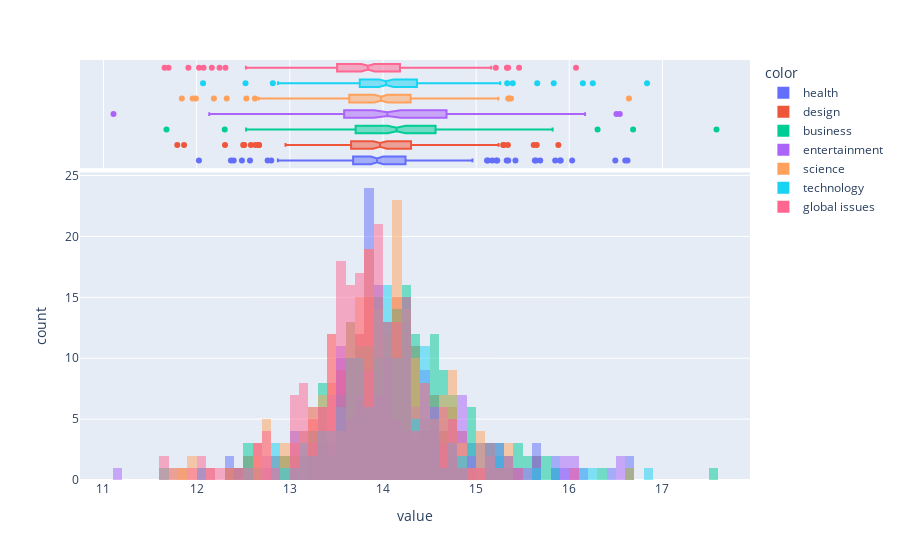

The cell this chart's notebook holds for it:
### Code cell
# Views per topic
# The median values seems not to differ much between topics
# But we should run the experiments per topic either-way

topic_df = df.dropna()
px.histogram(np.log(topic_df['views']), color=topic_df['dominant_group'], barmode="overlay", marginal="box").show()
print("Median views:")
print(topic_df.groupby("dominant_group")["views"].median())
print("Total views:")
print(topic_df.groupby("dominant_group")["views"].sum())

### Figure 1 — Plotly figure (JSON) as saved in the notebook; plotly's stock layout.template omitted (floating-point values rounded to 4 significant figures; data arrays with more than 128 entries replaced by an {"elided": "..."} marker saying what was removed)
{"data": [{"alignmentgroup": "True", "bingroup": "x", "hovertemplate": "color=health<br>value=%{x}<br>count=%{y}<extra></extra>", "legendgroup": "health", "marker": {"color": "#636efa", "opacity": 0.5, "pattern": {"shape": ""}}, "name": "health", "offsetgroup": "health", "orientation": "v", "showlegend": true, "x": {"elided": "177 float values"}, "xaxis": "x", "yaxis": "y", "type": "histogram"}, {"alignmentgroup": "True", "hovertemplate": "color=health<br>value=%{x}<extra></extra>", "legendgroup": "health", "marker": {"color": "#636efa"}, "name": "health", "notched": true, "offsetgroup": "health", "showlegend": false, "x": {"elided": "177 float values"}, "xaxis": "x2", "yaxis": "y2", "type": "box"}, {"alignmentgroup": "True", "bingroup": "x", "hovertemplate": "color=design<br>value=%{x}<br>count=%{y}<extra></extra>", "legendgroup": "design", "marker": {"color": "#EF553B", "opacity": 0.5, "pattern": {"shape": ""}}, "name": "design", "offsetgroup": "design", "orientation": "v", "showlegend": true, "x": {"elided": "182 float values"}, "xaxis": "x", "yaxis": "y", "type": "histogram"}, {"alignmentgroup": "True", "hovertemplate": "color=design<br>value=%{x}<extra></extra>", "legendgroup": "design", "marker": {"color": "#EF553B"}, "name": "design", "notched": true, "offsetgroup": "design", "showlegend": false, "x": {"elided": "182 float values"}, "xaxis": "x2", "yaxis": "y2", "type": "box"}, {"alignmentgroup": "True", "bingroup": "x", "hovertemplate": "color=business<br>value=%{x}<br>count=%{y}<extra></extra>", "legendgroup": "business", "marker": {"color": "#00cc96", "opacity": 0.5, "pattern": {"shape": ""}}, "name": "business", "offsetgroup": "business", "orientation": "v", "showlegend": true, "x": {"elided": "196 float values"}, "xaxis": "x", "yaxis": "y", "type": "histogram"}, {"alignmentgroup": "True", "hovertemplate": "color=business<br>value=%{x}<extra></extra>", "legendgroup": "business", "marker": {"color": "#00cc96"}, "name": "business", "notched": true, "offsetgroup": "business", "showlegend": false, "x": {"elided": "196 float values"}, "xaxis": "x2", "yaxis": "y2", "type": "box"}, {"alignmentgroup": "True", "bingroup": "x", "hovertemplate": "color=entertainment<br>value=%{x}<br>count=%{y}<extra></extra>", "legendgroup": "entertainment", "marker": {"color": "#ab63fa", "opacity": 0.5, "pattern": {"shape": ""}}, "name": "entertainment", "offsetgroup": "entertainment", "orientation": "v", "showlegend": true, "x": {"elided": "145 float values"}, "xaxis": "x", "yaxis": "y", "type": "histogram"}, {"alignmentgroup": "True", "hovertemplate": "color=entertainment<br>value=%{x}<extra></extra>", "legendgroup": "entertainment", "marker": {"color": "#ab63fa"}, "name": "entertainment", "notched": true, "offsetgroup": "entertainment", "showlegend": false, "x": {"elided": "145 float values"}, "xaxis": "x2", "yaxis": "y2", "type": "box"}, {"alignmentgroup": "True", "bingroup": "x", "hovertemplate": "color=science<br>value=%{x}<br>count=%{y}<extra></extra>", "legendgroup": "science", "marker": {"color": "#FFA15A", "opacity": 0.5, "pattern": {"shape": ""}}, "name": "science", "offsetgroup": "science", "orientation": "v", "showlegend": true, "x": {"elided": "218 float values"}, "xaxis": "x", "yaxis": "y", "type": "histogram"}, {"alignmentgroup": "True", "hovertemplate": "color=science<br>value=%{x}<extra></extra>", "legendgroup": "science", "marker": {"color": "#FFA15A"}, "name": "science", "notched": true, "offsetgroup": "science", "showlegend": false, "x": {"elided": "218 float values"}, "xaxis": "x2", "yaxis": "y2", "type": "box"}, {"alignmentgroup": "True", "bingroup": "x", "hovertemplate": "color=technology<br>value=%{x}<br>count=%{y}<extra></extra>", "legendgroup": "technology", "marker": {"color": "#19d3f3", "opacity": 0.5, "pattern": {"shape": ""}}, "name": "technology", "offsetgroup": "technology", "orientation": "v", "showlegend": true, "x": {"elided": "148 float values"}, "xaxis": "x", "yaxis": "y", "type": "histogram"}, {"alignmentgroup": "True", "hovertemplate": "color=technology<br>value=%{x}<extra></extra>", "legendgroup": "technology", "marker": {"color": "#19d3f3"}, "name": "technology", "notched": true, "offsetgroup": "technology", "showlegend": false, "x": {"elided": "148 float values"}, "xaxis": "x2", "yaxis": "y2", "type": "box"}, {"alignmentgroup": "True", "bingroup": "x", "hovertemplate": "color=global issues<br>value=%{x}<br>count=%{y}<extra></extra>", "legendgroup": "global issues", "marker": {"color": "#FF6692", "opacity": 0.5, "pattern": {"shape": ""}}, "name": "global issues", "offsetgroup": "global issues", "orientation": "v", "showlegend": true, "x": {"elided": "226 float values"}, "xaxis": "x", "yaxis": "y", "type": "histogram"}, {"alignmentgroup": "True", "hovertemplate": "color=global issues<br>value=%{x}<extra></extra>", "legendgroup": "global issues", "marker": {"color": "#FF6692"}, "name": "global issues", "notched": true, "offsetgroup": "global issues", "showlegend": false, "x": {"elided": "226 float values"}, "xaxis": "x2", "yaxis": "y2", "type": "box"}], "layout": {"xaxis": {"anchor": "y", "domain": [0.0, 1.0], "title": {"text": "value"}}, "yaxis": {"anchor": "x", "domain": [0.0, 0.7326], "title": {"text": "count"}}, "xaxis2": {"anchor": "y2", "domain": [0.0, 1.0], "matches": "x", "showticklabels": false, "showgrid": true}, "yaxis2": {"anchor": "x2", "domain": [0.7426, 1.0], "matches": "y2", "showticklabels": false, "showline": false, "ticks": "", "showgrid": false}, "legend": {"title": {"text": "color"}, "tracegroupgap": 0}, "margin": {"t": 60}, "barmode": "overlay"}}
